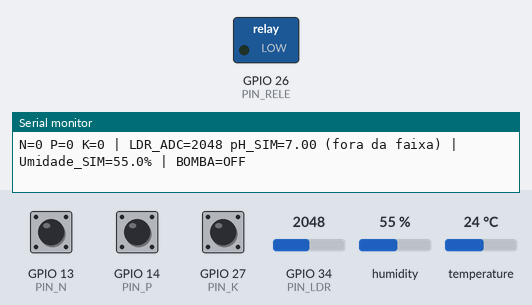
Simulated run of this sketch. Board: ESP32. On the bench: switched loads named in the sketch (green lamp = pin HIGH), the last lines printed to the serial monitor. The test bench sets the inputs (shaded band); at power-on: humidity 55 %, GPIO 13 (PIN_N) HIGH, GPIO 14 (PIN_P) HIGH, GPIO 27 (PIN_K) HIGH, GPIO 34 (PIN_LDR) = 2048, temperature 24 °C (analog values on the 0–4095 scale).

Above: at 2.8 s.
2.9 s: humidity set to 46 %
5.6 s: humidity set to 43 %
At 7.2 s:
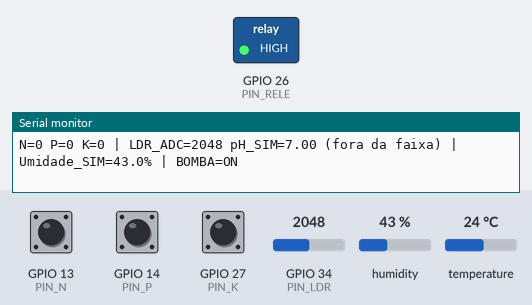
8.3 s: humidity set to 53 %
11.2 s: humidity set to 56 %
At 13.2 s:
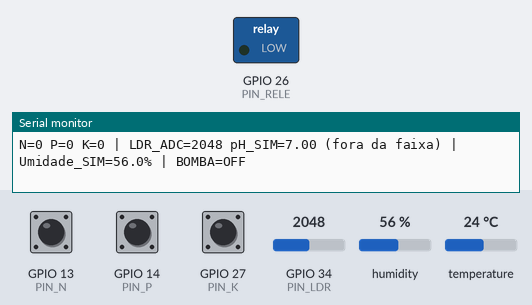
13.9 s: humidity set to 22 %
At 15.1 s:
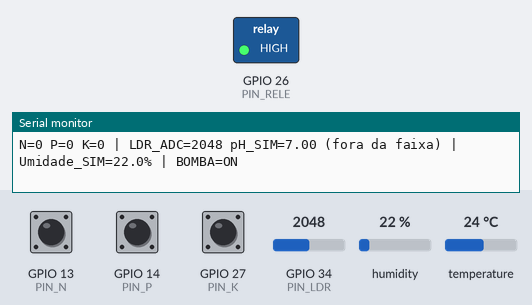
Timing chart, 0 to 16.9 s (numbered marks = the images above; inputs shaded):
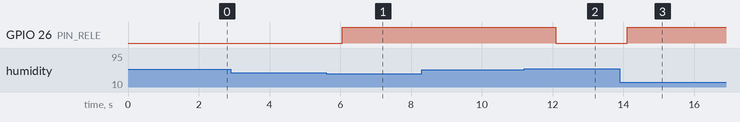

The sketch:

sketch.ino
```cpp
#include <Arduino.h>
#include <DHTesp.h>
#include <math.h>

// Projeto 2 - irrigacao simulada de alface no Wokwi.
// Os componentes DHT22 e LDR sao substitutos didaticos, nao sensores de solo/pH.
constexpr int PIN_N = 13;
constexpr int PIN_P = 14;
constexpr int PIN_K = 27;
constexpr int PIN_LDR = 34;   // Entrada analogica ADC1 do ESP32.
constexpr int PIN_DHT = 18;
constexpr int PIN_RELE = 26;

// Confirmado no Wokwi para o modulo com transistor="npn": GPIO em HIGH
// fecha COM-NO e acende o LED da bomba; LOW deixa o LED apagado.
// Em um rele fisico, conferir a polaridade do modulo antes de energizar bomba.
constexpr int RELE_ATIVO = HIGH;
constexpr int RELE_INATIVO = LOW;

// Limiares de DEMONSTRACAO sobre a umidade do ar do DHT22. Nao sao uma
// recomendacao agronomica nem uma conversao para umidade real do solo.
constexpr float UMIDADE_LIGAR = 45.0f;
constexpr float UMIDADE_DESLIGAR = 55.0f;

constexpr float PH_ALFACE_MIN = 6.0f;
constexpr float PH_ALFACE_MAX = 6.8f;

DHTesp dht;
bool bombaLigada = false;

void setup() {
  Serial.begin(115200);

  pinMode(PIN_N, INPUT_PULLUP);
  pinMode(PIN_P, INPUT_PULLUP);
  pinMode(PIN_K, INPUT_PULLUP);

  // Estado seguro antes de iniciar a leitura dos sensores.
  digitalWrite(PIN_RELE, RELE_INATIVO);
  pinMode(PIN_RELE, OUTPUT);

  analogReadResolution(12);  // 0 a 4095
  dht.setup(PIN_DHT, DHTesp::DHT22);

  Serial.println("Projeto 2 - irrigacao simulada de alface");
  Serial.println("N/P/K: botao pressionado = 1; solto = 0.");
  Serial.println("LDR -> pH e DHT22 -> umidade do solo: apenas simulacoes.");
}

void loop() {
  // Cada botao representa somente um estado binario do respectivo nutriente.
  const bool nPresente = digitalRead(PIN_N) == LOW;
  const bool pPresente = digitalRead(PIN_P) == LOW;
  const bool kPresente = digitalRead(PIN_K) == LOW;

  const int adcLdr = analogRead(PIN_LDR);
  const float phSimulado = 14.0f * adcLdr / 4095.0f;
  const bool phNaFaixa = phSimulado >= PH_ALFACE_MIN &&
                         phSimulado <= PH_ALFACE_MAX;

  const TempAndHumidity amostra = dht.getTempAndHumidity();
  const float umidadeSimulada = amostra.humidity;
  const bool leituraValida = !isnan(umidadeSimulada) &&
                              umidadeSimulada >= 0.0f &&
                              umidadeSimulada <= 100.0f;

  // Histerese: inicia abaixo de 45%; para a partir de 55%. Entre esses
  // valores, conserva o estado anterior para evitar liga/desliga frequente.
  if (!leituraValida) {
    bombaLigada = false;  // Falha de leitura: desligamento preventivo.
  } else if (!bombaLigada && umidadeSimulada < UMIDADE_LIGAR) {
    bombaLigada = true;
  } else if (bombaLigada && umidadeSimulada >= UMIDADE_DESLIGAR) {
    bombaLigada = false;
  }

  digitalWrite(PIN_RELE, bombaLigada ? RELE_ATIVO : RELE_INATIVO);

  Serial.print("N=");
  Serial.print(nPresente ? 1 : 0);
  Serial.print(" P=");
  Serial.print(pPresente ? 1 : 0);
  Serial.print(" K=");
  Serial.print(kPresente ? 1 : 0);
  Serial.print(" | LDR_ADC=");
  Serial.print(adcLdr);
  Serial.print(" pH_SIM=");
  Serial.print(phSimulado, 2);
  Serial.print(phNaFaixa ? " (faixa da alface)" : " (fora da faixa)");
  Serial.print(" | Umidade_SIM=");
  if (leituraValida) {
    Serial.print(umidadeSimulada, 1);
    Serial.print('%');
  } else {
    Serial.print("ERRO");
  }
  Serial.print(" | BOMBA=");
  Serial.println(bombaLigada ? "ON" : "OFF");

  delay(2000);  // Intervalo apropriado para novas leituras do DHT22.
}
```

Measured:
- the behaviour switches between 45 and 44 % on humidity (found by bisection; images 0 and 1)
- the behaviour switches between 54 and 55 % on humidity (found by bisection; images 1 and 2)
- after the input at 5.6 s, GPIO 26 (PIN_RELE): LOW → HIGH after 0.45 s
- after the input at 11.2 s, GPIO 26 (PIN_RELE): HIGH → LOW after 0.89 s
- after the input at 13.9 s, GPIO 26 (PIN_RELE): LOW → HIGH after 0.20 s
